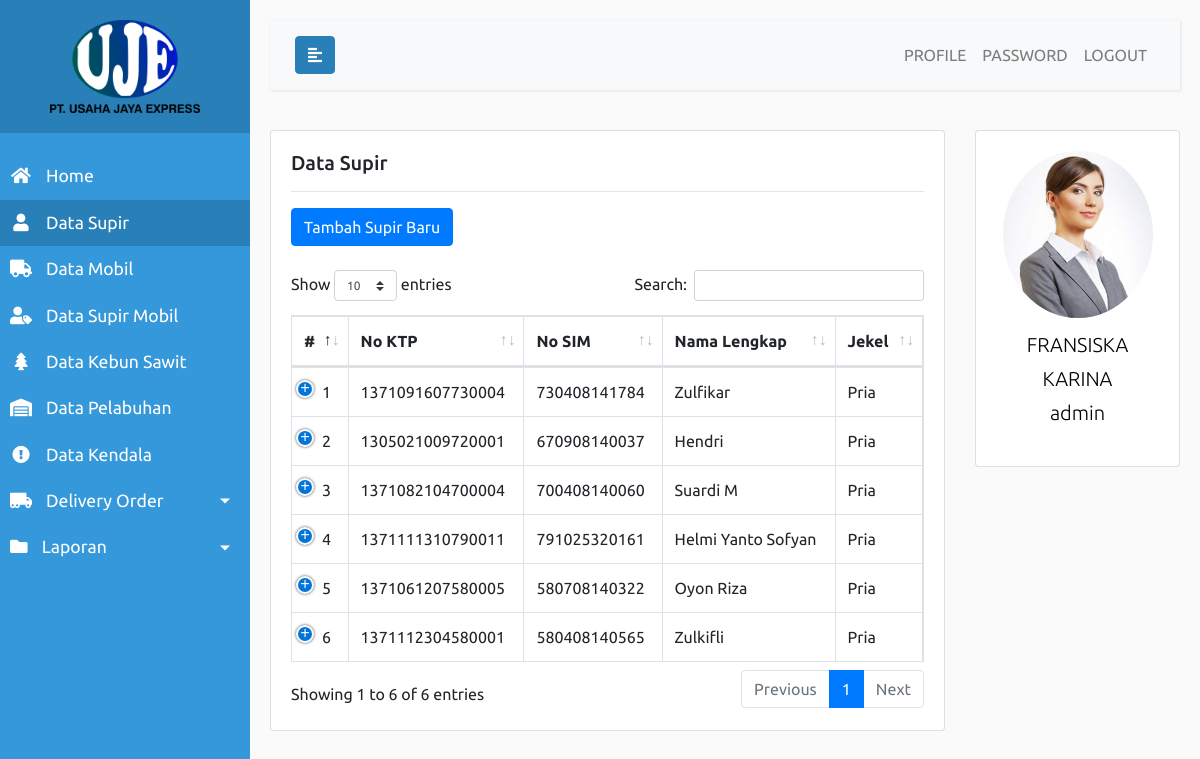
The app's page /admin.php?page=supir (signed in), older data.
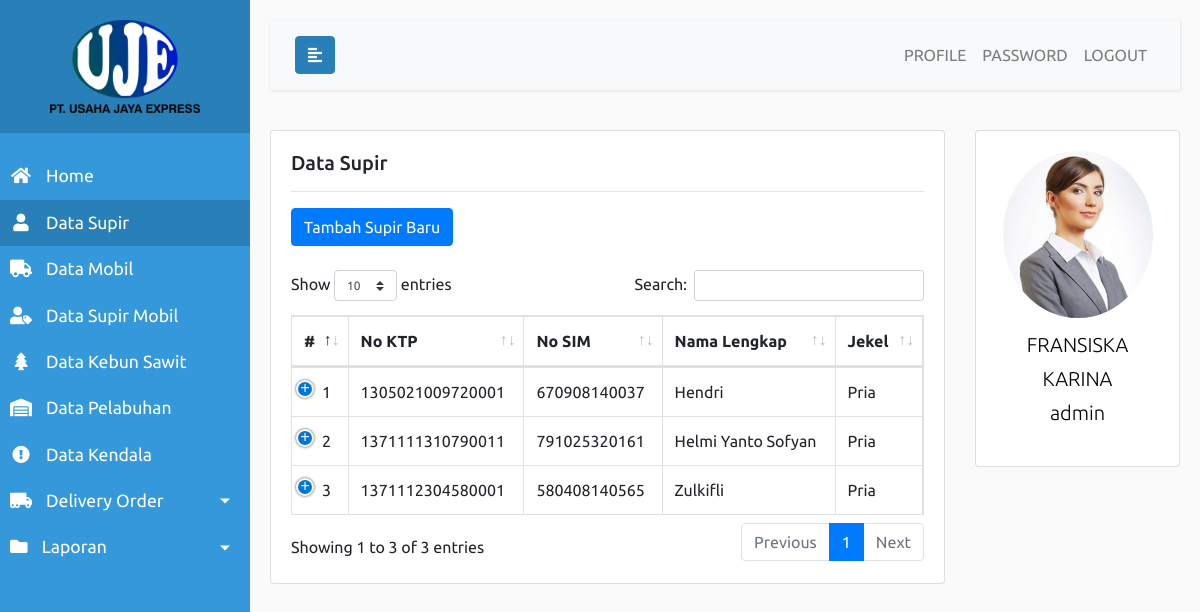
The same page, newer data.
### tables this page shows
CREATE TABLE `tb_supir` (
  `id` int(11) NOT NULL AUTO_INCREMENT,
  `nama` varchar(100) NOT NULL,
  `jenis_kelamin` enum('pria','wanita') NOT NULL,
  `tempat_lahir` varchar(50) NOT NULL,
  `tanggal_lahir` date NOT NULL,
  `alamat` text NOT NULL,
  `telepon` varchar(13) NOT NULL,
  `ktp_no` varchar(16) NOT NULL,
  `ktp_img` varchar(100) NOT NULL,
  `sim_no` varchar(12) NOT NULL,
  `sim_img` varchar(100) NOT NULL,
  PRIMARY KEY (`id`)
);

### app/app.php (called while the page is built, shortened)
<?php
	function koneksi() {
		$host = 'localhost';
		$user = 'root';
		$pass = '';
		$db = 'pt-uje-db';
		$conn = mysqli_connect($host, $user, $pass, $db);
		return $conn;
	}
	function sanitizeThis($string) {
		$conn = koneksi();
		$output1 = mysqli_real_escape_string($conn, $string);
		$output2 = strip_tags($output1);
		return htmlspecialchars($output2);
	}
?>

### views/admin/supir/kelola-supir.php (the view, shortened to what this page needs)
<div class="row">
	<div class="col-md-9">
		<div class="card">
			<div class="card-body">
				<h5 class="card-title">Data Supir</h5><hr>
				<?php if ($hak_akses == 'admin'): ?>
					<button type="button" class="btn btn-primary" id="btn-tambah-supir">Tambah Supir Baru</button><br><br>
				<?php endif ?>
				<table id="table-data-supir" class="table table-bordered display responsive nowrap" style="width:100%">
					<thead>
						<tr>
							<th>#</th>
							<th>No KTP</th>
							<th>No SIM</th>
							<th>Nama Lengkap</th>
							<th>Jekel</th>
						</tr>
					</thead>
					<tbody>
						<?php
							$list_data = [];
							$query = "SELECT * FROM tb_supir";
							$process = mysqli_query($conn, $query);
							while($row = mysqli_fetch_array($process)) {
								$list_data[] = $row;
							}
							foreach ($list_data as $key => $value) {
						?>
						<tr>
							<td><?php echo $key+1 ?></td>
							<td><?php echo $value['ktp_no'] ?></td>
							<td><?php echo $value['sim_no'] ?></td>
							<td><?php echo $value['nama'] ?></td>
							<td><?php echo ucfirst($value['jenis_kelamin']) ?></td>
						</tr>
						<?php } ?>
					</tbody>
				</table>
			</div>
		</div>
	</div>
	<div class="col-md-3">
		<?php include 'views/partials/rightbar.php'; ?>
	</div>
</div>

Row changes from the older to the newer data that the page shows:
removed tb_supir: ktp_no "1371091607730004", sim_no "730408141784", nama "Zulfikar", jenis_kelamin "Pria"
removed tb_supir: ktp_no "1371082104700004", sim_no "700408140060", nama "Suardi M", jenis_kelamin "Pria"
removed tb_supir: ktp_no "1371061207580005", sim_no "580708140322", nama "Oyon Riza", jenis_kelamin "Pria"
Text that changed along with them:
text written by a page script: "Show entries Search: Showing 1 to 6 of 6 entries Previous 1 Next" → "Show entries Search: Showing 1 to 3 of 3 entries Previous 1 Next"
